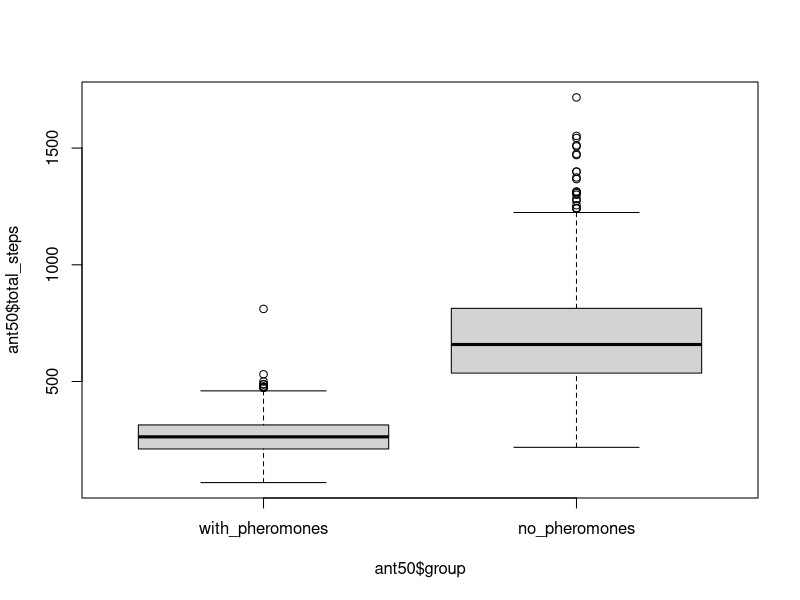
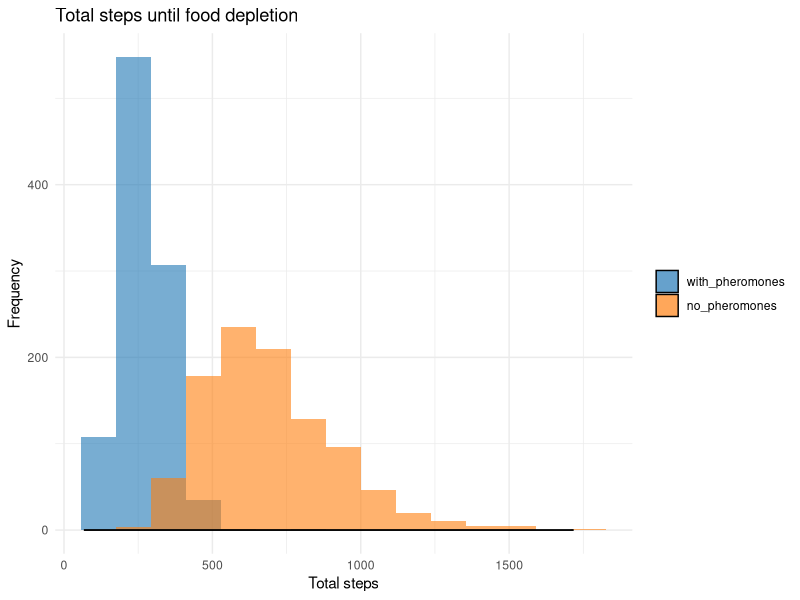

These figures' R source, in order: (Note: this script raises an error after producing the figures.)
#########################################################################
## Title: ANT FORAGING BEHAVIOUR - Statistics baseline                 ##
## Course: Project Computational Biology                               ##
#########################################################################

# -----------------------------
# 1. Load libraries
# -----------------------------

library(ggplot2)
library(dplyr)
library(car)       # For Levene's Test
library(ggsignif)  # For significance annotations
library(gridExtra) # For arranging multiple plots
library(grid)

# -----------------------------
# 2. Load and prepare data
# -----------------------------

# Load data from CSV files
ant50_with_pheromones <- read.csv("50ants_with_pheromones.csv")
ant50_no_pheromones <- read.csv("50ants_no_pheromones.csv")

# Assign group labels
ant50_with_pheromones$group <- "with_pheromones"
ant50_no_pheromones$group <- "no_pheromones"

# Combine the datasets into one data frame
ant50 <- rbind(ant50_with_pheromones, ant50_no_pheromones)

# View the first few rows to verify
head(ant50)
str(ant50)

# -----------------------------
# 3. Verify column names
# -----------------------------

print(colnames(ant50))
# Expected Output: "run", "total_steps", "group"

# -----------------------------
# 4. Convert 'group' to factor
# -----------------------------

ant50$group <- factor(ant50$group, levels = c("with_pheromones", "no_pheromones"))
head(ant50)
str(ant50)

# -----------------------------
# 5. Summary statistics 
# -----------------------------

summary_stats_ant50 <- ant50 %>%
  group_by(group) %>%
  summarise(
    count = n(),
    mean_total_steps = mean(total_steps, na.rm = TRUE),
    sd_total_steps = sd(total_steps, na.rm = TRUE),
    median_total_steps = median(total_steps, na.rm = TRUE),
    IQR_total_steps = IQR(total_steps, na.rm = TRUE),
    se_total_steps = sd(total_steps, na.rm = TRUE) / sqrt(count)  
  )

print(summary_stats_ant50)

boxplot(ant50$total_steps ~ ant50$group, outline = TRUE)

# -----------------------------
# 6. Visual inspection of raw data
# -----------------------------

# Histogram and Density Plot
ggplot(ant50, aes(x = total_steps, fill = group)) +
  geom_histogram(alpha = 0.6, position = "identity", bins = 15) +
  geom_density(alpha = 0.2) +
  theme_minimal() +
  labs(title = "Total steps until food depletion",
       x = "Total steps",
       y = "Frequency") +
  scale_fill_manual(values = c("with_pheromones" = "#1f77b4", "no_pheromones" = "#ff7f0e")) +
  theme(legend.title = element_blank())

# -----------------------------
# 7. Statistical testing
# -----------------------------

# Shapiro-Wilk Test for normality
shapiro_with <- shapiro.test(ant50_with_pheromones$total_steps)
shapiro_without <- shapiro.test(ant50_no_pheromones$total_steps)

print(shapiro_with)       # p = 1.797e-11 --> significant deviation from normality
print(shapiro_without)    # p < 2.2e-16 --> significant deviation from normality

# Levene's Test for homogeneity of variances
levene_result <- leveneTest(total_steps ~ group, data = ant50)
print(levene_result)     # p < 2.2e-16 --> unequal variances

# Wilcoxon Rank-Sum Test (non-parametric)
wilcox_test_result <- wilcox.test(total_steps ~ group, data = ant50)
print(wilcox_test_result)   # p-value < 2.2e-16 --> significant difference between groups

## Calculate effect size
# Perform Wilcoxon test and extract W statistic
wilcox_result <- wilcox.test(total_steps ~ group, data =ant50 , exact = FALSE)
W <- wilcox_result$statistic

# Sample sizes
n1 <- summary_stats$count[summary_stats$group == "with_pheromones"]
n2 <- summary_stats$count[summary_stats$group == "no_pheromones"]

# Rank-biserial correlation
rank_biserial <- 1 - (2 * W) / (n1 * n2)
print(rank_biserial) # = 0.980109  --> strong effect

# -----------------------------
# 8. Boxplot 
# -----------------------------

plot_summary_ant50 <- summary_stats_ant50
print(plot_summary_ant50)

boxplot_final_ant50 <- ggplot(ant50, aes(x = group, y = total_steps, fill = group)) +
  geom_boxplot(alpha = 0.6, outlier.shape = NA) +  # Boxplot without outliers
  geom_jitter(width = 0.2, alpha = 0.6, color = "black") +  # Jittered data points
  geom_errorbar(
    data = plot_summary_ant50, 
    aes(
      x = group, 
      ymin = mean_total_steps - se_total_steps, 
      ymax = mean_total_steps + se_total_steps
    ), 
    inherit.aes = FALSE,  # Ensure it doesn't inherit aesthetics from the global ggplot call
    width = 0.2, color = "black"
  ) +  # Error bars
  geom_point(
    data = plot_summary_ant50, 
    aes(x = group, y = mean_total_steps), 
    inherit.aes = FALSE,  # Prevent inherited aesthetics
    shape = 23, size = 3, fill = "white"
  ) +  # Mean points
  scale_x_discrete(labels = c(
    "with_pheromones" = "With pheromone trails",
    "no_pheromones" = "Without pheromone trails"
  )) +  # Rename x-axis categories
  scale_fill_manual(values = c(
    "with_pheromones" = "#1f77b4", 
    "no_pheromones" = "#ff7f0e"
  )) +  # Set custom colors
  theme_bw() +
  labs(y = "Total steps until food depletion") +
  theme(
    legend.position = "none",                      # Remove legend
    plot.title = element_blank(),                  # Remove title
    axis.title.x = element_blank(),                # Remove x-axis label
    axis.title.y = element_text(size = 14),        # Keep and enlarge y-axis label
    axis.text = element_text(size = 12),           # Enlarge axis tick values
    strip.text = element_text(size = 14, face = "bold")  # Enlarge facet condition labels
  )

print(boxplot_final_ant50)

# -----------------------------
# 9. Line plot
# -----------------------------

# Calculate common y-axis range
y_range <- range(ant50$total_steps, na.rm = TRUE)

# Create plot for "with_pheromones"
plot_with <- ggplot(subset(ant50, group == "with_pheromones"), aes(x = run, y = total_steps)) +
  geom_line(color = "#1f77b4", size = 1) +  # Blue line
  theme_minimal() +
  labs(title = "With Pheromones",
       x = "Run Number",
       y = "Total Steps") +
  theme(
    plot.title = element_text(hjust = 0.5, size = 14, face = "bold"),
    axis.title = element_text(size = 12)
  ) +
  ylim(y_range)

# Create plot for "no_pheromones"
plot_without <- ggplot(subset(ant50, group == "no_pheromones"), aes(x = run, y = total_steps)) +
  geom_line(color = "#ff7f0e", size = 1) +  # Orange line
  theme_minimal() +
  labs(title = "Without Pheromones",
       x = "Run Number",
       y = "Total Steps") +
  theme(
    plot.title = element_text(hjust = 0.5, size = 14, face = "bold"),
    axis.title = element_text(size = 12)
  ) +
  ylim(y_range)

# Arrange the two line plots side by side
grid.arrange(plot_with, plot_without, ncol = 2)

# ---------------------------------
# 9. Line plot for every 100 steps
# ---------------------------------

# Load the datasets
ant50_food_track_with <- read.csv('food_tracking_pheromones_50ants.csv')
ant50_food_track_no <- read.csv('food_tracking_no_pheromones_50ants.csv')

# Add a column to identify the condition (with or without pheromones)
ant50_food_track_with$condition <- "With pheromone trails"
ant50_food_track_no$condition <- "Without pheromone trails"

# Combine both datasets into one for faceting
ant50_food_track_all <- rbind(ant50_food_track_with, ant50_food_track_no)

# Determine the x-axis limits (based on the maximum number of steps in either dataset)
max_steps <- max(max(ant50_food_track_with$after_nr_steps), max(ant50_food_track_no$after_nr_steps))

# Create the plot
plot <- ggplot(ant50_food_track_all, aes(x = after_nr_steps, y = remaining_food, group = run)) +
  geom_line(aes(color = condition)) +  
  labs(
    x = "Number of steps taken by 50 ants",
    y = "Remaining food in arena (20x20)"
  ) +
  scale_x_continuous(limits = c(0, max_steps)) +  
  scale_color_manual(values = c(
    "With pheromone trails" = "#1f77b4",
    "Without pheromone trails" = "#ff7f0e"
  )) +  # Set the custom colors
  facet_wrap(~condition, scales = "free_y", ncol = 2, labeller = label_value) +
  theme_bw() +  # Use a basic theme
  theme(
    axis.title = element_text(size = 14),      # Larger, bold axis labels
    axis.text = element_text(size = 12),                     # Larger axis values
    strip.text = element_text(size = 14),      # Larger facet condition labels
    legend.position = "none"                                 # Remove legend
  )

print(plot)


